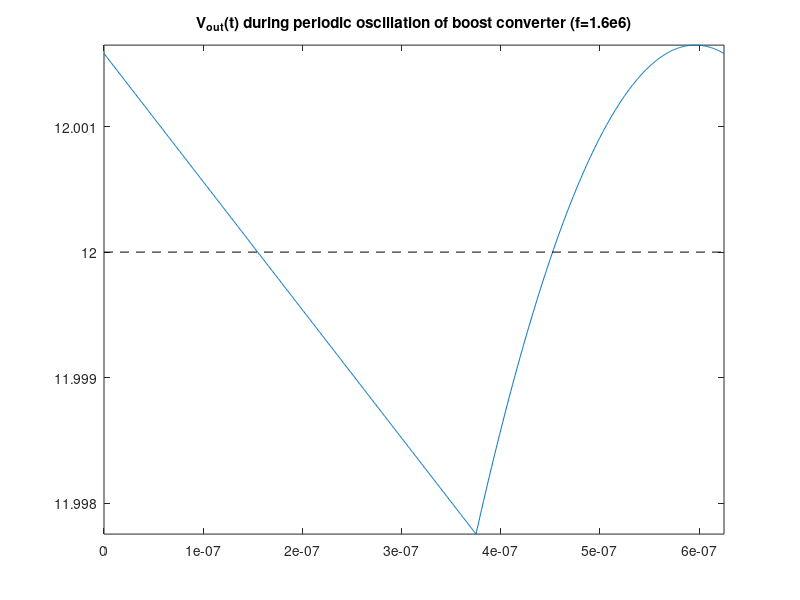
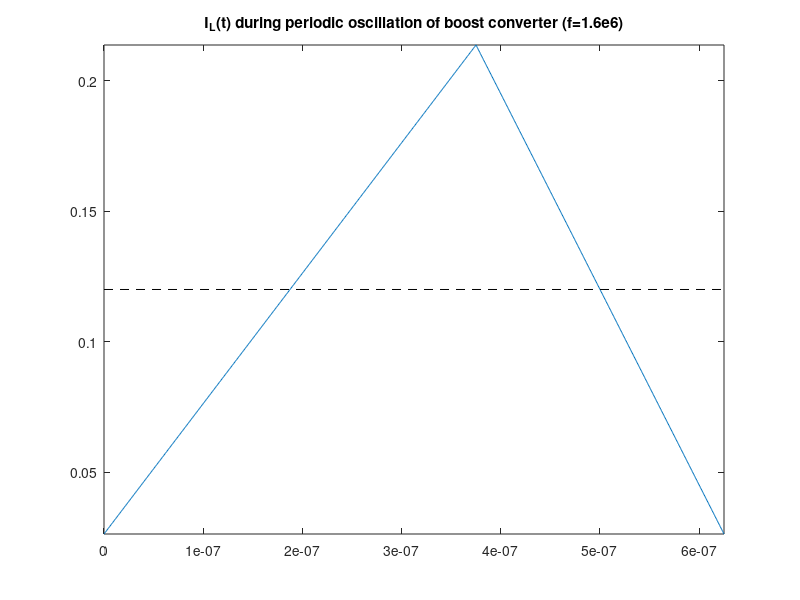
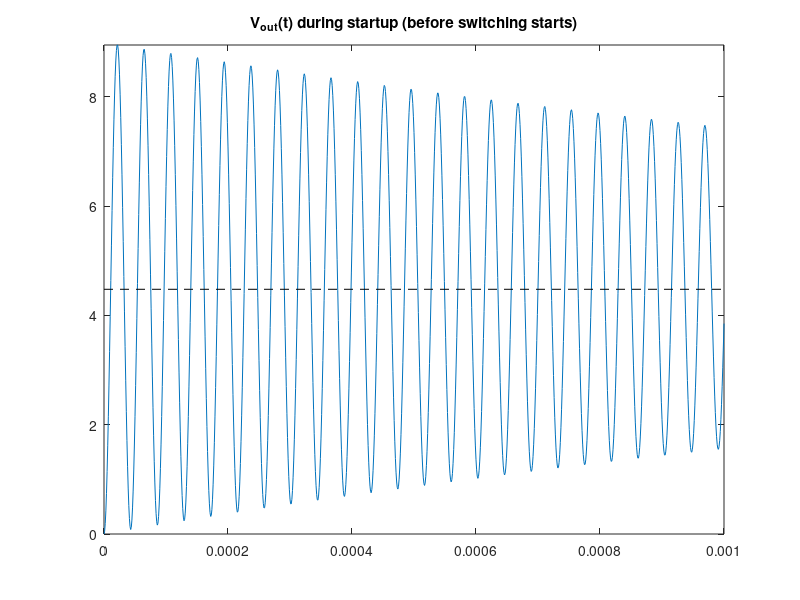
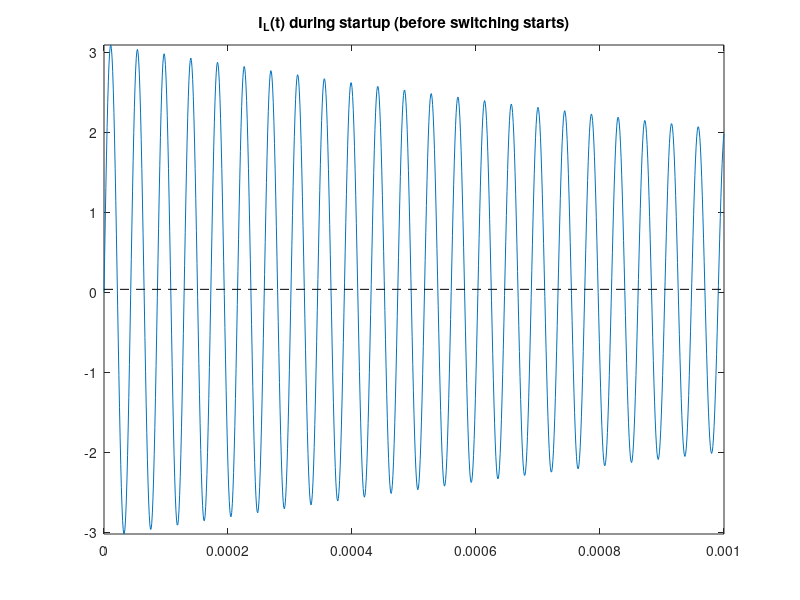

The MATLAB source for these figures, in order:
% script RR_Ex10_20_boost_converter
% Solves the equations of a boost converter.
% Renaissance Robotics codebase, Chapter 10, https://github.com/tbewley/RR
% Copyright 2023 by Thomas Bewley, distributed under Modified BSD License.

% pkg load symbolic  % uncomment this line if running in octave

% Solve for the initial conditions of the periodic cycle.  Note that problem is linear!
clear; Vs=5; Vd=0.5; L=10e-6; C=4.7e-6; R=250; f=1.6e6; D=0.600016
sigma=1/(2*R*C); omega_n=1/sqrt(L*C); zeta=sigma/omega_n; omega_d=omega_n*sqrt(1-zeta^2);
v0=Vs-Vd; hA=D/f; hB=(1-D)/f; c1=cos(omega_d*hB); s1=sin(omega_d*hB);
A0=[1/R-C*sigma C*omega_d;-C*omega_d 1/R-C*sigma];
A1=[exp(-hA/(R*C)) 0; 0 1];                      b1=[0; Vs*hA/L];
A2=-([1 0;0 0]+[0 0;1 0]*A0);                    b2=[v0; v0/R];
A3=-exp(-sigma*hB)*([c1 s1;0 0]+[0 0;c1 s1]*A0); b3=b2;
sol=inv([eye(2)-A3*inv(A2)*A1])*(A3*inv(A2)*(b1-b2)+b3); VoutA=sol(1), ILA=sol(2)

% Plot the periodic cycle.
v0=Vs-Vd; i0=v0/R;
sol1=inv(A3)*(sol-b3); vc=sol1(1); vs=sol1(2);
sol2=A0*sol1;          ic=sol2(1); is=sol2(2);
tA=0; tB=D/f; tC=1/f; N=1000; t=0:tC/N:tC;
for i=1:N+1
	if t(i)<tB
		Vout(i)=VoutA*exp(-t(i)/(R*C));
		IL(i)  =ILA + t(i)*Vs/L;
	else
		tau=t(i)-tB;
		Vout(i)=v0-exp(-sigma*tau)*(vc*cos(omega_d*tau)+vs*sin(omega_d*tau));
		IL(i)  =i0-exp(-sigma*tau)*(ic*cos(omega_d*tau)+is*sin(omega_d*tau));
	end
end
figure(1); clf; plot(t,Vout); axis([0 tC min(Vout) max(Vout)]); hold on
   Vmean=sum(Vout(1:N))/N, plot([0 tC],[Vmean Vmean],'k--');
   title('V_{out}(t) during periodic oscillation of boost converter (f=1.6e6)');
   % print -depsc boost_V.eps
figure(2); clf; plot(t,IL);   axis([0 tC min(IL) max(IL)]);  hold on
   Imean=sum(IL(1:N))/N, plot([0 tC],[Imean Imean],'k--');
   title('I_{L}(t) during periodic oscillation of boost converter (f=1.6e6)');
   % print -depsc boost_I.eps
Imean_approx=(Vmean/R)/(1-D)

% Also, plot the "startup" phase (homogeneous ICs, before switching starts).
v0=Vs-Vd; vc=v0; vs=v0*zeta/sqrt(1-zeta^2); i0=v0/R;  
sol=A0*[vc; vs]; ic=sol(1); is=sol(2);
t_max=1e-3; N=1000; t=0:t_max/N:t_max;
for i=1:N+1
	Vout(i)=v0-exp(-sigma*t(i))*(vc*cos(omega_d*t(i))+vs*sin(omega_d*t(i)));
	IL(i)  =i0-exp(-sigma*t(i))*(ic*cos(omega_d*t(i))+is*sin(omega_d*t(i)));
end
figure(3); clf; plot(t,Vout); axis([0 t_max min(Vout) max(Vout)]); hold on
   Vmean=sum(Vout(1:N))/N, plot([0 t_max],[Vmean Vmean],'k--');
   title('V_{out}(t) during startup (before switching starts)');
   % print -depsc boost_V_startup.eps
figure(4); clf; plot(t,IL);   axis([0 t_max min(IL) max(IL)]);  hold on
   Imean=sum(IL(1:N))/N, plot([0 t_max],[Imean Imean],'k--');
   title('I_{L}(t) during startup (before switching starts)'); 
   % print -depsc boost_I_startup.eps
